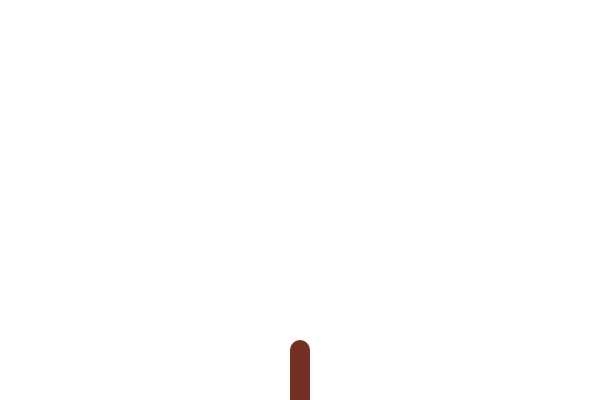
Frame 1 (no input)
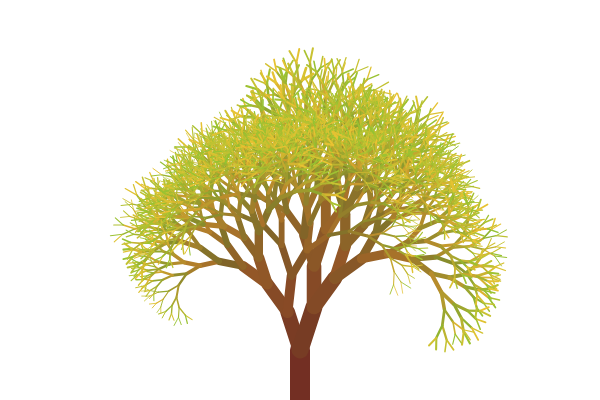
Frame 60 (no input)
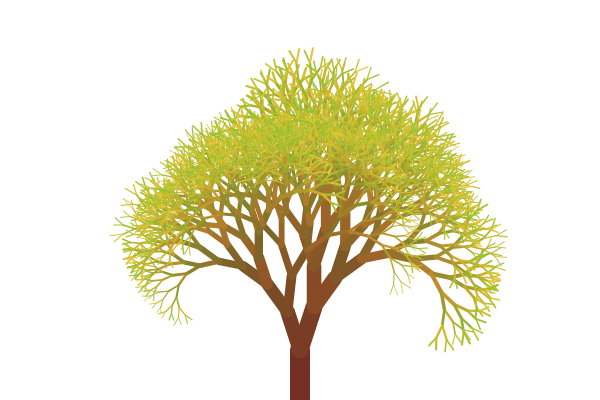
Frame 120 (the mouse pressed at the canvas centre since frame 60)

The p5.js sketch that drew these frames (run headless with seeded random() and noise() and a simulated clock; from frame 60 on, the mouse is pressed at the canvas centre):

// p5.js sketch
// ── sketch.js
const eC = {version: 'r01'};
const LEVEL = 12;
let iter = 0;
let angle;
let bases = [];
let branches = [];

function setup() {
	createCanvas(600,400);
	console.log("%c (ツ) # eCoucou "+eC.version+" # ","background: #f00; color: #fff");
	angle = PI/10;
	bases.push({a: -PI/2, l: height/8, e: 20, pos: createVector(width/2,height)});
}

function draw() {
	background(255);
	if (iter<LEVEL) {
		for (b of bases) {
			branches.push(new Branche(b,iter));
		}
		bases = [];
		for (b of branches) {
			b.show();
			if (b.level === iter) {
				base = b.next();
				bases.push(base[0]);
				bases.push(base[1]);
			}
		}
		iter++;
	} else {
		for (b of branches) {
			// b.jitter();
			b.show();
		}
	}
}


//-----------------
class Branche {
	constructor(base,level) {
		this.level = level;
		this.l = base.l;
		this.a = base.a;
		this.e = base.e;
		this.p1 = base.pos;
		this.p2 = p5.Vector.fromAngle(base.a).setMag(base.l).add(base.pos);
		this.scale = 0.88;
		this.asym = PI/28;
	}

	show() {
		push();
		noFill();
		let c1 = color(0x73,0x2F,0x23);
		let cx = random(0x96,0xF6);
		let c2 = color(cx,0xCF,0x33);
		let c = lerpColor(c1,c2,this.level/LEVEL);
		stroke(c);
		// let w = map(this.level,0,LEVEL,20,1);
		strokeWeight(this.e);
		line(this.p1.x,this.p1.y,this.p2.x,this.p2.y);
		pop();
	}

	next() {
		let l1 = this.l*this.scale * random(8,10)/9.2;
		let l2 = this.l*this.scale * random(8,10)/9.2;
		let e1 = this.e * random(65,90) / 100;
		let e2 = this.e * random(65,90) / 100;
		let a1 = this.a-angle - (random()>=0.5)*this.asym;
		let a2 = this.a+angle + (random()>=0.5)*this.asym;
		return [ {a: a1 ,l: l1,e: e1 ,pos:this.p2}, {a: a2,l: l2, e:e2 ,pos:this.p2}];
	}

	jitter() {
		this.p1.x += floor(random(-1,1));
		this.p1.y += floor(random(-1,1));
	}
}
